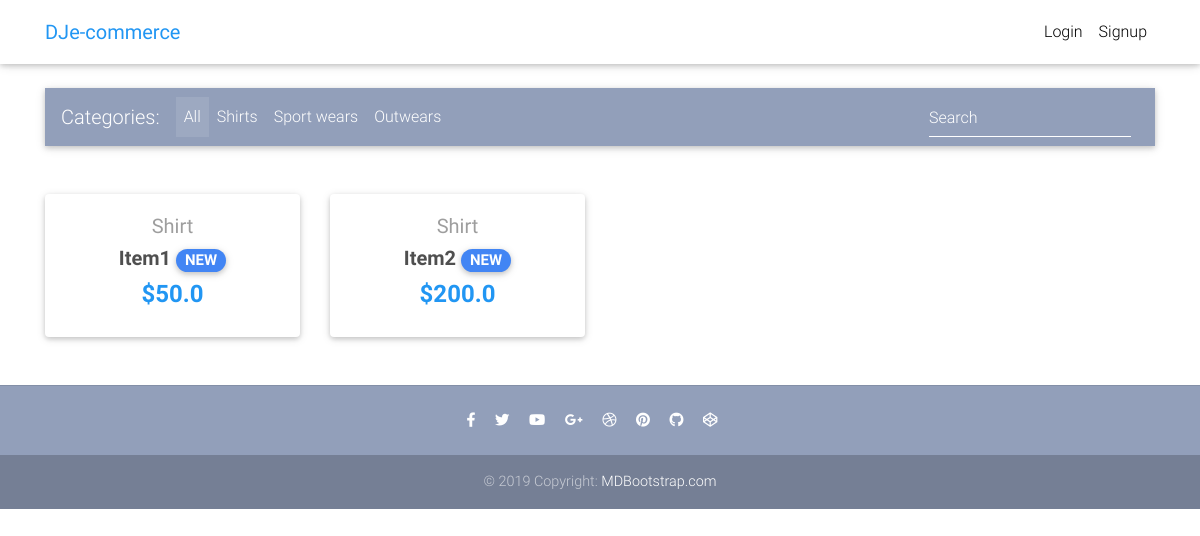
The page / on the database its author committed.
### core/models.py (models this page shows, shortened)
class Item(models.Model):
    title = models.CharField(max_length=100)
    price = models.FloatField()
    discount_price = models.FloatField(null=True, blank=True)
    category = models.CharField(choices=CATEGORY_CHOICES, max_length=2)
    label = models.CharField(choices=LABEL_CHOICES, max_length=1)
    slug = models.SlugField()
    description = models.TextField()
    def get_absolute_url(self):
        return reverse("core:product", kwargs={
            'slug': self.slug
        })

### core/views.py (the view)
# urls.py: path('', HomeView.as_view(), name='home'),
class HomeView(ListView):
    model = Item
    paginate_by = 10
    template_name = 'home.html'

### templates/home.html (shortened to what this page needs)
{% extends "base.html" %}
{% block content %}
  <main>
    <div class="container">
      <nav class="navbar navbar-expand-lg navbar-dark mdb-color lighten-3 mt-3 mb-5">
        <span class="navbar-brand">Categories:</span>
        <div class="collapse navbar-collapse" id="basicExampleNav">
          <ul class="navbar-nav mr-auto">
            <li class="nav-item active">
              <a class="nav-link" href="#">All
              </a>
            </li>
            <li class="nav-item">
              <a class="nav-link" href="#">Shirts</a>
            </li>
            <li class="nav-item">
              <a class="nav-link" href="#">Sport wears</a>
            </li>
            <li class="nav-item">
              <a class="nav-link" href="#">Outwears</a>
            </li>
          </ul>
          <form class="form-inline">
            <div class="md-form my-0">
              <input class="form-control mr-sm-2" type="text" placeholder="Search" aria-label="Search">
            </div>
          </form>
        </div>
      </nav>
      <section class="text-center mb-4">
        <div class="row wow fadeIn">
          {% for item in object_list %}
              <div class="col-lg-3 col-md-6 mb-4">
                <div class="card">
                  <div class="card-body text-center">
                    <a href="" class="grey-text">
                      <h5>{{ item.get_category_display }}</h5>
                    </a>
                    <h5>
                      <strong>
                        <a href="{{ item.get_absolute_url }}" class="dark-grey-text">{{ item.title }}
                          <span class="badge badge-pill {{ item.get_label_display }}-color">NEW</span>
                        </a>
                      </strong>
                    </h5>
                    <h4 class="font-weight-bold blue-text">
                      <strong>
                          {% if item.discount_price %}
                            ${{ item.discount_price }}
                          {% else %}
                            ${{ item.price }}
                          {% endif %}
                      </strong>
                    </h4>
                  </div>
                </div>
              </div>
          {% endfor %}
        </div>
      </section>
    </div>
  </main>
{% endblock %}

### templates/base.html (shortened to what this page needs)
{% load static %}
<!DOCTYPE html>
<html lang="en">
<head>
  <link rel="stylesheet" href="https://use.fontawesome.com/releases/v5.11.2/css/all.css">
  <link href="{% static 'css/bootstrap.min.css' %}" rel="stylesheet">
  <link href="{% static 'css/mdb.min.css' %}" rel="stylesheet">
  <link href="{% static 'css/style.min.css' %}" rel="stylesheet">
</head>
{% include "navbar.html" %}
<body>
<div class="mt-5 pt-4">
</div>
{% block content %}
{% endblock %}
{% include "footer.html" %}
</body>
</html>

### templates/navbar.html (shortened to what this page needs)
{% load cart_template_tags %}
  <nav class="navbar fixed-top navbar-expand-lg navbar-light white scrolling-navbar">
    <div class="container">
      <a class="navbar-brand waves-effect" href="{% url 'core:home' %}" target="_blank">
        <strong class="blue-text">DJe-commerce</strong>
      </a>
      <div class="collapse navbar-collapse" id="navbarSupportedContent">
        <ul class="navbar-nav nav-flex-icons">
          {% if request.user.is_authenticated %}
              <li class="nav-item">
                <a href="{% url 'core:order-summary' %}" class="nav-link waves-effect">
                  <span class="badge red z-depth-1 mr-1"> {{ request.user|cart_item_count }} </span>
                  <i class="fas fa-shopping-cart"></i>
                  <span class="clearfix d-none d-sm-inline-block"> Cart </span>
                </a>
              </li>
              <li class="nav-item">
                <a class="nav-link waves-effect" href="{% url 'account_logout' %}">
                  <span class="clearfix d-none d-sm-inline-block"> Logout </span>
                </a>
              </li>
          {% else %}
              <li class="nav-item">
                <a class="nav-link waves-effect" href="{% url 'account_login' %}">
                  <span class="clearfix d-none d-sm-inline-block"> Login </span>
                </a>
              </li>
              <li class="nav-item">
                <a class="nav-link waves-effect" href="{% url 'account_signup' %}">
                  <span class="clearfix d-none d-sm-inline-block"> Signup </span>
                </a>
              </li>
          {% endif %}
        </ul>
      </div>
    </div>
  </nav>

### templates/footer.html
  <footer class="page-footer text-center font-small mt-4 wow fadeIn">
    <hr class="my-4">
    <div class="pb-4">
      <a href="https://www.facebook.com/mdbootstrap" target="_blank">
        <i class="fab fa-facebook-f mr-3"></i>
      </a>
      <a href="https://twitter.com/MDBootstrap" target="_blank">
        <i class="fab fa-twitter mr-3"></i>
      </a>
      <a href="https://www.youtube.com/watch?v=7MUISDJ5ZZ4" target="_blank">
        <i class="fab fa-youtube mr-3"></i>
      </a>
      <a href="https://plus.google.com/u/0/b/107863090883699620484" target="_blank">
        <i class="fab fa-google-plus-g mr-3"></i>
      </a>
      <a href="https://dribbble.com/mdbootstrap" target="_blank">
        <i class="fab fa-dribbble mr-3"></i>
      </a>
      <a href="https://pinterest.com/mdbootstrap" target="_blank">
        <i class="fab fa-pinterest mr-3"></i>
      </a>
      <a href="https://github.com/mdbootstrap/bootstrap-material-design" target="_blank">
        <i class="fab fa-github mr-3"></i>
      </a>
      <a href="http://codepen.io/mdbootstrap/" target="_blank">
        <i class="fab fa-codepen mr-3"></i>
      </a>
    </div>
    <div class="footer-copyright py-3">
      © 2019 Copyright:
      <a href="https://mdbootstrap.com/education/bootstrap/" target="_blank"> MDBootstrap.com </a>
    </div>
  </footer>

### templates/scripts.html (shortened to what this page needs)
{% load static %}

### templates/base.html (style rules this page uses)
html, body, header, .carousel { height: 60vh; }

### rows shown on the page
Item: category "Shirt", title "Item1", discount_price "50.0"
Item: category "Shirt", title "Item2", price "200.0"
